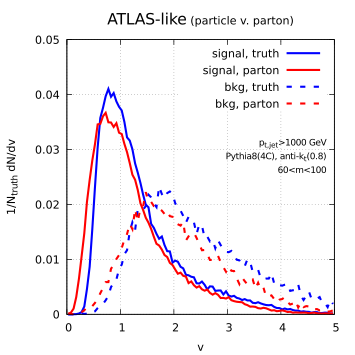

Here is the gnuplot script that generated this plot:
reset
set term pdfcairo enhanced size 9cm,9cm
set colors classic
set out 'shape-distribs.pdf'

call 'defaults.gp'

R=default_R
pt=default_pt
levelref=default_levelref
levelalt=default_levelalt
level=levelref.'_'.levelalt

reflabel=default_levelref_label
altlabel=default_levelalt_label

set xlabel 'v'

set ylabel '1/N_{truth} dN/dv'
set yrange [0:0.05]

set grid dt 3 lw 1

set label 101 '{/*0.8 p_{t,jet}>'.pt.' GeV}'         right at graph 0.97,0.63
set label 102 '{/*0.8 Pythia8(4C), anti-k_t('.R.')}' right at graph 0.97,0.58
set label 103 '{/*0.8 60<m<100}'                     right at graph 0.97,0.53

set key spacing 1.3


set style line 1 dt 2 lc rgb "#ff0000" lw 2
set style line 2 dt 1 lc rgb "#ff0000" lw 2
set style line 3 dt 2 lc rgb "#00dd00" lw 2
set style line 4 dt 1 lc rgb "#00dd00" lw 2
set style line 5 dt 2 lc rgb "#0000ff" lw 2
set style line 6 dt 1 lc rgb "#0000ff" lw 2
set style line 7 dt 2 lc rgb "#000000" lw 2
set style line 8 dt 1 lc rgb "#000000" lw 2


#------------------------------------------------------------------------
# ATLAS
set title '{/*1.4 ATLAS-like} ('.reflabel.' v. '.altlabel.')'
set xrange [0:atlas_vmax+0.0]

count(proc,lev)=system(sprintf('../scripts/get_count.sh ../res/lhc14-%s%s-pythia84C-%s-R%s.ntuple.gz "m_%s>60" "m_%s<100"',proc,pt,lev,R,atlas_mass,atlas_mass))+0.0
m(proc,lev)=sprintf('< ../scripts/histogram.sh ../res/lhc14-%s%s-pythia84C-%s-R%s.ntuple.gz %s 0.0 %g %g "m_%s>60" "m_%s<100"',proc,pt,lev,R,atlas_shape,atlas_vmax,atlas_dv,atlas_mass,atlas_mass)

norm_WW=count('WW'    ,levelref)
norm_jj=count('dijets',levelref)

plot m('WW'    ,levelref) u 2:($4/norm_WW) w l dt 1 lc 3 lw 3 t 'signal, '.levelref,\
     m('WW'    ,levelalt) u 2:($4/norm_WW) w l dt 1 lc 1 lw 3 t 'signal, '.levelalt,\
     m('dijets',levelref) u 2:($4/norm_jj) w l dt 2 lc 3 lw 3 t 'bkg, '   .levelref,\
     m('dijets',levelalt) u 2:($4/norm_jj) w l dt 2 lc 1 lw 3 t 'bkg, '   .levelalt

#------------------------------------------------------------------------
# CMS
set title '{/*1.4 CMS-like} ('.reflabel.' v. '.altlabel.')'
set xrange [0:cms_vmax+0.0]

set key top left reverse Left
set label 101 left at graph 0.03,0.63
set label 102 left at graph 0.03,0.58
set label 103 left at graph 0.03,0.53

count(proc,lev)=system(sprintf('../scripts/get_count.sh ../res/lhc14-%s%s-pythia84C-%s-R%s.ntuple.gz "m_%s>60" "m_%s<100"',proc,pt,lev,R,cms_mass,cms_mass))+0.0
m(proc,lev)=sprintf('< ../scripts/histogram.sh ../res/lhc14-%s%s-pythia84C-%s-R%s.ntuple.gz %s 0.0 %g %g "m_%s>60" "m_%s<100"',proc,pt,lev,R,cms_shape,cms_vmax,cms_dv,cms_mass,cms_mass)

norm_WW=count('WW'    ,levelref)
norm_jj=count('dijets',levelref)

plot m('WW'    ,levelref) u 2:($4/norm_WW) w l dt 1 lc 3 lw 3 t 'signal, '.levelref,\
     m('WW'    ,levelalt) u 2:($4/norm_WW) w l dt 1 lc 1 lw 3 t 'signal, '.levelalt,\
     m('dijets',levelref) u 2:($4/norm_jj) w l dt 2 lc 3 lw 3 t 'bkg, '   .levelref,\
     m('dijets',levelalt) u 2:($4/norm_jj) w l dt 2 lc 1 lw 3 t 'bkg, '   .levelalt

set key top right noreverse Right
set label 101 right at graph 0.97,0.63
set label 102 right at graph 0.97,0.58
set label 103 right at graph 0.97,0.53

#------------------------------------------------------------------------
# resilient
set title '{/*1.4 resilience-oriented} ('.reflabel.' v. '.altlabel.')'
set xrange [0:resi_vmax+0.0]

count(proc,lev)=system(sprintf('../scripts/get_count.sh ../res/lhc14-%s%s-pythia84C-%s-R%s.ntuple.gz "m_%s>60" "m_%s<100"',proc,pt,lev,R,resi_mass,resi_mass))+0.0
m(proc,lev)=sprintf('< ../scripts/histogram.sh ../res/lhc14-%s%s-pythia84C-%s-R%s.ntuple.gz %s 0.0 %g %g "m_%s>60" "m_%s<100"',proc,pt,lev,R,resi_shape,resi_vmax,resi_dv,resi_mass,resi_mass)

norm_WW=count('WW'    ,levelref)
norm_jj=count('dijets',levelref)

plot m('WW'    ,levelref) u 2:($4/norm_WW) w l dt 1 lc 3 lw 3 t 'signal, '.levelref,\
     m('WW'    ,levelalt) u 2:($4/norm_WW) w l dt 1 lc 1 lw 3 t 'signal, '.levelalt,\
     m('dijets',levelref) u 2:($4/norm_jj) w l dt 2 lc 3 lw 3 t 'bkg, '   .levelref,\
     m('dijets',levelalt) u 2:($4/norm_jj) w l dt 2 lc 1 lw 3 t 'bkg, '   .levelalt

#------------------------------------------------------------------------
# performant
set title '{/*1.4 performance-oriented} ('.reflabel.' v. '.altlabel.')'
set xrange [0:perf_vmax+0.0]

count(proc,lev)=system(sprintf('../scripts/get_count.sh ../res/lhc14-%s%s-pythia84C-%s-R%s.ntuple.gz "m_%s>60" "m_%s<100"',proc,pt,lev,R,perf_mass,perf_mass))+0.0
m(proc,lev)=sprintf('< ../scripts/histogram.sh ../res/lhc14-%s%s-pythia84C-%s-R%s.ntuple.gz %s 0.0 %g %g "m_%s>60" "m_%s<100"',proc,pt,lev,R,perf_shape,perf_vmax,perf_dv,perf_mass,perf_mass)

norm_WW=count('WW'    ,levelref)
norm_jj=count('dijets',levelref)

plot m('WW'    ,levelref) u 2:($4/norm_WW) w l dt 1 lc 3 lw 3 t 'signal, '.levelref,\
     m('WW'    ,levelalt) u 2:($4/norm_WW) w l dt 1 lc 1 lw 3 t 'signal, '.levelalt,\
     m('dijets',levelref) u 2:($4/norm_jj) w l dt 2 lc 3 lw 3 t 'bkg, '   .levelref,\
     m('dijets',levelalt) u 2:($4/norm_jj) w l dt 2 lc 1 lw 3 t 'bkg, '   .levelalt

set out
